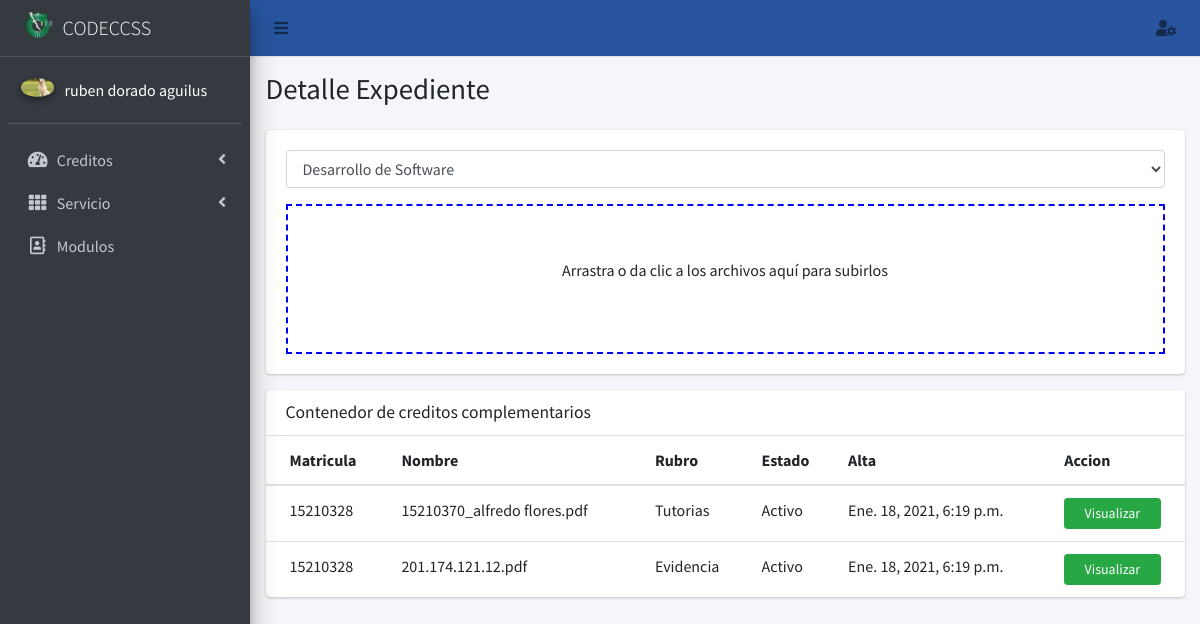
Screenshot of /expediente/21?matricula=15210328 (signed in) with the database file from the repository.
### core/models.py (models this page shows, shortened)
class Perfil(models.Model):
    user=models.OneToOneField(User,null=True,on_delete=models.SET_NULL)
    nombre=models.CharField(max_length=56, blank=False, null=False)
    apellido_paterno=models.CharField(max_length=56, blank=False, null=False)
    apellido_materno=models.CharField(max_length=56, blank=False, null=False)
    modulo=models.ManyToManyField(Modulo, blank=True)
    email_institucional=models.CharField(max_length=126, blank=False, null=False, validators=[RegexValidator(regex=r'(^[a-zA-Z0-9_.+-]+@tectijuana.edu.mx+$)|(^[a-zA-Z0-9_.+-]+@tectijuana.tecnm.mx+$)',message="El formato del correo debe ser @tectijuana.edu.mx")])
    foto=models.ImageField(upload_to=rename_folder_photo, max_length=126, blank=True, null=True)
    estado=models.BooleanField(default=False)
    created_at = models.DateTimeField("Creado ", auto_now_add=True)
    updated_at = models.DateTimeField("Actualizado ", auto_now=True)
    class Meta:
        verbose_name="Perfil"
        verbose_name_plural="Perfiles"

class Credito(models.Model):
    matricula=models.ForeignKey(Expediente , null=True,on_delete=models.SET_NULL)
    user=models.ForeignKey(User, on_delete=models.CASCADE, blank=True, null=True)
    directorio=models.FileField(upload_to=rename_folder_credito, max_length=126, blank=True, null=True)
    rubro=models.CharField(max_length=126, blank=True, null=True)
    nombre=models.CharField(max_length=126, blank=True, null=True)
    estado=models.BooleanField(default=True)
    created_at = models.DateTimeField("Creado ", auto_now_add=True)
    updated_at = models.DateTimeField("Actualizado ", auto_now=True)
    class Meta:
        verbose_name="Credito"
        verbose_name_plural="Creditos"

class Expediente(models.Model):
    matricula=models.CharField(max_length=56, blank=False, null=False)
    nombre=models.CharField(max_length=56, blank=False, null=False)
    apellido_paterno=models.CharField(max_length=56, blank=False, null=False)
    apellido_materno=models.CharField(max_length=56, blank=False, null=False)
    perfil=models.ForeignKey(Perfil, null=True,on_delete=models.SET_NULL)
    estado=models.BooleanField(default=True)
    created_at = models.DateTimeField("Creado ", auto_now_add=True)
    updated_at = models.DateTimeField("Actualizado ", auto_now=True)
    class Meta:
        verbose_name="Expediente"
        verbose_name_plural="Expedientes"
    def __str__(self):
        return str(self.matricula)

### core/views.py (the view)
# urls.py: path('expediente/<int:id>',views.detalle_expediente,name="detalle_expediente"),
@login_required(login_url='login_docente')
def detalle_expediente(request,id=None):
    creditos=Credito.objects.filter(user=request.user.id, matricula=id)
    modulos=Perfil.objects.get(user=request.user.id)
    contexto={
        'titulo': "Detalle Expediente",
        'modulos':modulos.modulo,
        'usuario': Perfil.objects.get(user=request.user.id),
        'creditos': creditos,
    }
    return render(request,"docente/detalle_expediente.html",contexto)

### core/models.py (called while the page is built)
    def __str__(self):
        return str(self.tipo)

### core/templatetags/templates.py (called while the page is built)
@register.filter(name='has_group')
def has_group(user, group_name):
       groups = user.groups.all().values_list('name', flat=True)
       return True if group_name in groups else False

@register.simple_tag
def loadsession(user):
       bandera=False
       data=Perfil.objects.get(user=user)
       if data.estado:
              bandera=True
       return bandera

### templates/docente/detalle_expediente.html (shortened to what this page needs)
{%extends 'docente/inicio.html' %}
{% load staticfiles %}
{%load templates%}
{%block content%}
            <div class="col-lg-12">
              {%if request.user|has_group:"Docente" or request.user.is_superuser%}
              <div class="card card-default">
                <div class="card-body">
                  <div class="form-group">
                    <select class="form-control" id="modulo" name="modulo">
                    {%for values in modulos.all%}
                      <option>{{values}}</option>
                      {%endfor%}
                    </select>
                    </div>
                    <form action="{% url 'Ajax_AltaDocumentoExpediente' %}" class="dropzone" id="myDropzone" method='POST' enctype="multipart/form-data">
                      </form>
                </div>
              </div>
            </div>
                <div class="col-lg-12">
                  <div class="card">
                    <div class="card-header">
                      <h3 class="card-title">Contenedor de creditos complementarios</h3>
                    </div>
                    <div class="card-body table-responsive p-0">
                      <table class="table table-hover text-nowrap">
                        <thead>
                          <tr>
                            <th>Matricula</th>
                            <th>Nombre</th>
                            <th>Rubro</th>
                            <th>Estado</th>
                            <th>Alta</th>
                            <th>Accion</th>
                          </tr>
                        </thead>
                        <tbody>
                          {%for data in creditos%}
                            <tr>
                              <td>{{data.matricula}}</td>
                              <td>{{data.nombre}}</td>
                              <td>{{data.rubro}}</td>
                              <td>{%if data.estado == True%}Activo{%else%}Inactivo{%endif%}</td>
                              <td>{{data.created_at}}</td>
                              <td><a href="{{data.directorio.url}}" type="button" class="btn btn-block btn-success btn-sm">Visualizar</a></td>
                            </tr>
                            {%endfor%}
                            </tbody>
                      </table>
                    </div>
                  </div>
                </div>
                {%else%}
                <p>No tienes permisos para poder realizar esta accion</p>
                {%endif%}
</div>
{%endblock content%}
{%block css%}
<link rel="stylesheet" href="/static/css/dropzone.css">
{%endblock css%}

### templates/docente/aside.html (shortened to what this page needs)
{%load templates%}
<aside class="main-sidebar sidebar-dark-primary elevation-4">
    <a href="" class="brand-link">
        <img src="/static/img/logo_TECT.png" alt="Logo TecNM" class="brand-image" style="opacity: .8">
        <span class="brand-text font-weight-light">CODECCSS</span>
    </a>
    <div class="sidebar">
        <div class="user-panel mt-3 pb-3 mb-3 d-flex">
            <div class="image">
                {%if usuario.foto%}
                <img src="{{usuario.foto.url}}" class="img-circle elevation-2" alt="User Image"> {%else%}
                <img src="/static/img/usernone.png" class="img-circle elevation-2" alt="User Image"> {%endif%}
            </div>
            <div class="info">
                <span style="color: white;">{{usuario.nombre}} {{usuario.apellido_paterno}} {{usuario.apellido_materno}}</span>
            </div>
        </div>
        <nav class="mt-2">
            <ul class="nav nav-pills nav-sidebar flex-column" data-widget="treeview" role="menu" data-accordion="false">
                {% if request.user|has_group:"Docente" or request.user.is_superuser %}
                <li class="nav-item">
                    <a href="#" class="nav-link">
                        <i class="nav-icon fas fa-tachometer-alt"></i>
                        <p>
                            Creditos
                            <i class="right fas fa-angle-left"></i>
                        </p>
                    </a>
                </li>
                {%endif%} {% if request.user|has_group:"Servicio" or request.user.is_superuser %}
                <li class="nav-item">
                    <a href="#" class="nav-link">
                        <i class="nav-icon fas fa-th"></i>
                        <p>
                            Servicio
                            <i class="right fas fa-angle-left"></i>
                        </p>
                    </a>
                </li>
                {%endif%} {% if request.user.is_superuser %}
                <li class="nav-item">
                    <a href="{%url 'modulo'%}" class="nav-link">
                        <i class="nav-icon far fa-address-book"></i>
                        <p>
                            Modulos
                        </p>
                    </a>
                </li>
                {%endif%}
            </ul>
        </nav>
    </div>
</aside>

### static/css/dropzone.css (style rules this page uses)
.dropzone,.dropzone * { box-sizing:border-box }
.dropzone { min-height:150px;border:2px solid rgba(0,0,0,0.3);background:white;padding:20px 20px }
.dropzone.dz-clickable { cursor:pointer }

### templates/docente/detalle_expediente.html (style rules this page uses)
.dropzone { border: 2px dashed blue; }

### rows the page displays
Perfil: foto (picture), nombre "ruben", apellido_paterno "dorado", apellido_materno "aguilus"
Credito: matricula "15210328", nombre "15210370_alfredo flores.pdf", rubro "Tutorias", estado "Activo", created_at "Ene. 18, 2021, 6:19 p.m."
Credito: matricula "15210328", nombre "201.174.121.12.pdf", rubro "Evidencia", estado "Activo", created_at "Ene. 18, 2021, 6:19 p.m."

### other values shown
{{ titulo }} "Detalle Expediente"
form field modulo "Desarrollo de Software"
